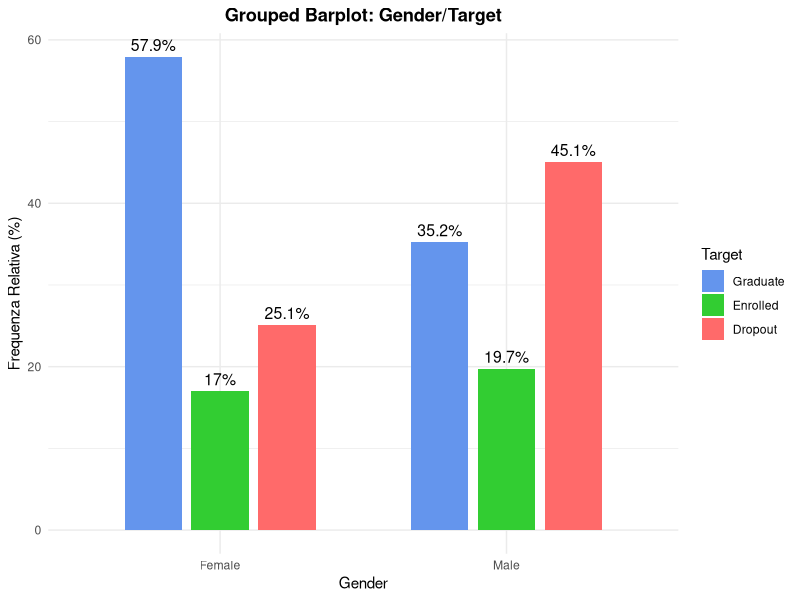
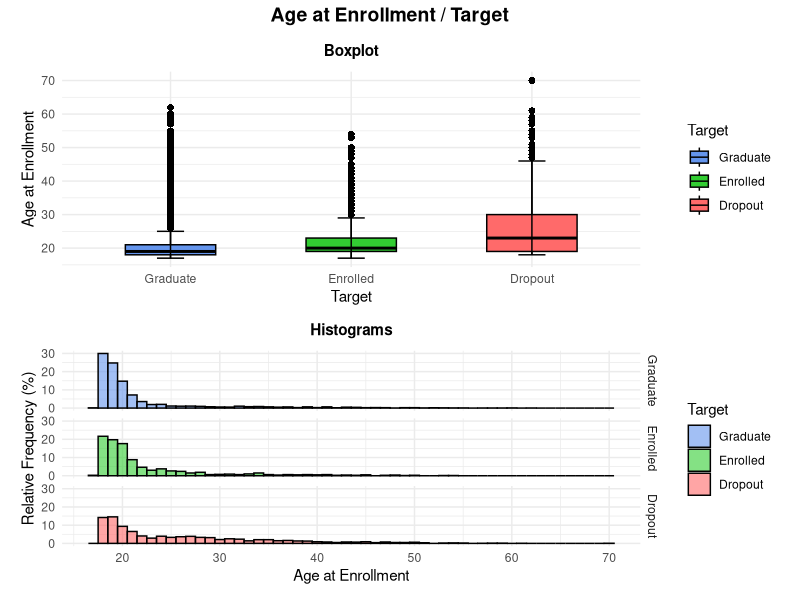
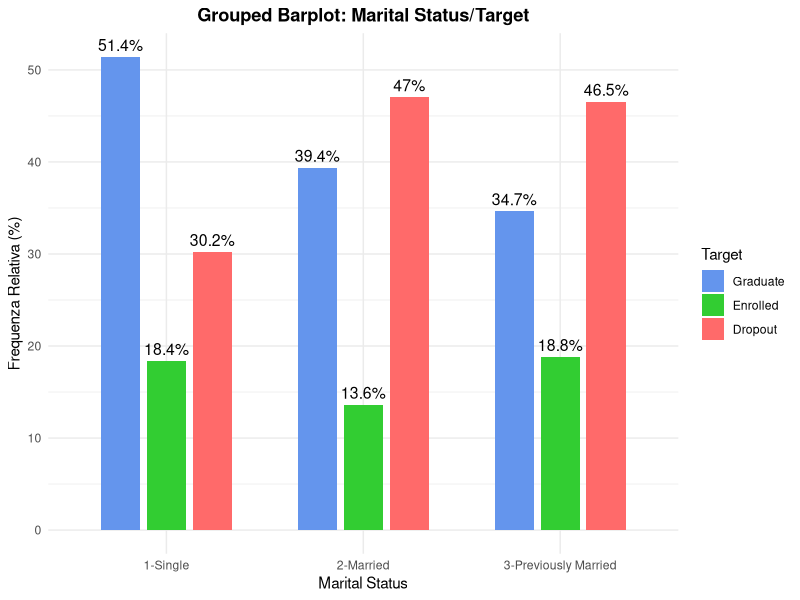

The R source for these figures, in order: (Note: this script raises an error after producing the figures.)
## ---- chunk 1
######### GENDER ############
# Librerie
library(ggplot2)
library(dplyr)
library(here)

# Caricamento Dataset
data <- read.csv(here("dataset/dataMod.csv"), sep = ",", header = TRUE, check.names = FALSE)

# Sostituzione dei valori numerici con le etichette corrispondenti
data$Gender <- factor(data$Gender, 
                      levels = c(0, 1), 
                      labels = c("Female", "Male"))

data$Target <- factor(data$Target, 
                      levels = c("Graduate", "Enrolled", "Dropout"), 
                      labels = c("Graduate", "Enrolled", "Dropout"))

# Calcolo delle frequenze relative per ciascun gruppo Gender
freq_gender <- data %>%
  group_by(Gender, Target) %>%
  summarise(Count = n(), .groups = "drop") %>%
  group_by(Gender) %>%
  mutate(Perc = Count / sum(Count) * 100)

color_palette <- c("Graduate" = "#6495ED", "Enrolled" = "#32CD32", "Dropout" = "#FF6A6A")

# Grouped Barplot
p <- ggplot(freq_gender, aes(x = Gender, y = Perc, fill = Target)) +
  geom_bar(stat = "identity", position = position_dodge(width = 0.7), width = 0.6) +
  scale_fill_manual(values = color_palette) +  
  labs(title = "Grouped Barplot: Gender/Target", 
       x = "Gender", 
       y = "Frequenza Relativa (%)", 
       fill = "Target") +
  theme_minimal() +
  geom_text(aes(label = paste0(round(Perc, 1), "%")), 
            position = position_dodge(width = 0.7), 
            vjust = -0.5, 
            size = 4) +
  theme(plot.title = element_text(hjust = 0.5, face = "bold"))

# Salvataggio del grafico in PDF
ggsave("Grafici/Grouped_Barplot_Gender_Target.pdf", plot = p, width = 10, height = 6)



## ---- chunk 2
############ AGE AT ENROLLMENT ##############
# Caricamento Dataset
library(here)
data <- read.csv(here("dataset/dataMod.csv"), sep = ",", header = TRUE, check.names = FALSE)

# Librerie
library(ggplot2)
library(dplyr)
library(patchwork)

# Conversione della variabile numerica in un formato adatto per il boxplot
data$Target <- factor(data$Target, 
                      levels = c("Graduate", "Enrolled", "Dropout"), 
                      labels = c("Graduate", "Enrolled", "Dropout"))

# Boxplot
box_plot <- ggplot(data, aes(x = Target, y = Age_at_enrollment, fill = Target)) +
  geom_boxplot(outlier.shape = 16, outlier.size = 2, notch = FALSE, width = 0.5, color = "black") +
  stat_boxplot(geom = "errorbar", width = 0.15, color = "black") +
  scale_fill_manual(values = c("Graduate" = "#6495ED", "Enrolled" = "#32CD32", "Dropout" = "#FF6A6A")) +  
  labs(subtitle = "Boxplot", 
       x = "Target", 
       y = "Age at Enrollment", 
       fill = "Target") +
  theme_minimal() +
  theme(plot.subtitle = element_text(hjust = 0.5, face = "bold", vjust = 2),
        plot.margin = margin(10, 10, 10, 10))

# Istogramma
hist_plot <- ggplot(data, aes(x = Age_at_enrollment, fill = Target)) +
  geom_histogram(aes(y = (..count..) / tapply(..count.., ..PANEL.., sum)[..PANEL..] * 100),
                 binwidth = 1, color = "black", position = "identity", alpha = 0.6) +
  facet_grid(Target ~ .) +
  scale_fill_manual(values = c("Graduate" = "#6495ED", "Enrolled" = "#32CD32", "Dropout" = "#FF6A6A")) +  
  labs(subtitle = "Histograms", x = "Age at Enrollment", y = "Relative Frequency (%)") +
  theme_minimal() +
  theme(plot.subtitle = element_text(hjust = 0.5, face = "bold", vjust = 2))

# Combinazione dei grafici
combined_plot <- (box_plot / hist_plot) +
  plot_annotation(title = "Age at Enrollment / Target") &
  theme(plot.title = element_text(hjust = 0.48, face = "bold", size = 14))

# Salvataggio del grafico in PDF
ggsave("Grafici/Combined_Boxplot_Histograms_Age_at_Enrollment.pdf", plot = combined_plot, width = 16, height = 12)

## ---- chunk 3
######### MARITAL STATUS #########

# Librerie
library(ggplot2)
library(dplyr)
library(here)

# Caricamento Dataset
data <- read.csv(here("dataset/dataMod.csv"), sep = ",", header = TRUE, check.names = FALSE)

# Mappatura delle categorie originali di Marital Status
data$Marital_status <- factor(data$Marital_status, 
                              levels = c(1, 2, 3, 4, 5, 6), 
                              labels = c("1-Single", "2-Married", "3-Widower", 
                                         "4-Divorced", "5-Facto Union", "6-Legally Separated"))

# Creazione della variabile accorpata con livelli numerati
data$Marital_status_grouped <- recode(data$Marital_status,
                                      "1-Single" = "1-Single",
                                      "2-Married" = "2-Married",
                                      "5-Facto Union" = "2-Married",
                                      "3-Widower" = "3-Previously Married",
                                      "4-Divorced" = "3-Previously Married",
                                      "6-Legally Separated" = "3-Previously Married")

# Convertire in fattore con ordine predefinito
data$Marital_status_grouped <- factor(data$Marital_status_grouped, 
                                      levels = c("1-Single", "2-Married", "3-Previously Married"))

# Mappatura della variabile Target
data$Target <- factor(data$Target, 
                      levels = c("Graduate", "Enrolled", "Dropout"), 
                      labels = c("Graduate", "Enrolled", "Dropout"))

# Calcolo delle frequenze relative per ciascun gruppo di Marital Status accorpato
freq_marital <- data %>%
  group_by(Marital_status_grouped, Target) %>%
  summarise(Count = n(), .groups = "drop") %>%
  group_by(Marital_status_grouped) %>%
  mutate(Perc = Count / sum(Count) * 100)

color_palette <- c("Graduate" = "#6495ED", "Enrolled" = "#32CD32", "Dropout" = "#FF6A6A")

# Grouped Barplot
p <- ggplot(freq_marital, aes(x = Marital_status_grouped, y = Perc, fill = Target)) +
  geom_bar(stat = "identity", position = position_dodge(width = 0.7), width = 0.6) +
  scale_fill_manual(values = color_palette) +  
  labs(title = "Grouped Barplot: Marital Status/Target", 
       x = "Marital Status", 
       y = "Frequenza Relativa (%)", 
       fill = "Target") +
  theme_minimal() +
  geom_text(aes(label = paste0(round(Perc, 1), "%")), 
            position = position_dodge(width = 0.7), 
            vjust = -0.5, 
            size = 4) +
  theme(plot.title = element_text(hjust = 0.5, face = "bold"))

# Salvataggio del grafico in PDF
ggsave("Grafici/Grouped_Barplot_MaritalStatus_Target.pdf", plot = p, width = 10, height = 6)

## ---- chunk 4
############### NATIONALITY ###############

# Librerie
library(ggplot2)
library(dplyr)
library(here)

# Caricamento Dataset
data <- read.csv(here("dataset/dataMod.csv"), sep = ",", header = TRUE, check.names = FALSE)

# Creazione della variabile accorpata con due categorie: Portuguese vs Other Nationality
data$Nationality_grouped <- recode(data$Nationality,
                                   "1" = "1-Portuguese", 
                                   .default = "2-Other Nationality") # Tutte le altre nazionalità vengono accorpate

# Convertire in fattore con ordine predefinito
data$Nationality_grouped <- factor(data$Nationality_grouped, 
                                   levels = c("1-Portuguese", "2-Other Nationality"))

# Mappatura della variabile Target
data$Target <- factor(data$Target, 
                      levels = c("Graduate", "Enrolled", "Dropout"), 
                      labels = c("Graduate", "Enrolled", "Dropout"))

# Calcolo delle frequenze relative per ciascun gruppo di Nationality accorpato
freq_nationality <- data %>%
  group_by(Nationality_grouped, Target) %>%
  summarise(Count = n(), .groups = "drop") %>%
  group_by(Nationality_grouped) %>%
  mutate(Perc = Count / sum(Count) * 100)

color_palette <- c("Graduate" = "#6495ED", "Enrolled" = "#32CD32", "Dropout" = "#FF6A6A")

# Creazione del grouped barplot
p <- ggplot(freq_nationality, aes(x = Nationality_grouped, y = Perc, fill = Target)) +
  geom_bar(stat = "identity", position = position_dodge(width = 0.7), width = 0.6) +
  scale_fill_manual(values = color_palette) +  
  labs(title = "Grouped Barplot: Nationality/Target", 
       x = "Nationality", 
       y = "Frequenza Relativa (%)", 
       fill = "Target") +
  theme_minimal() +
  geom_text(aes(label = paste0(round(Perc, 1), "%")), 
            position = position_dodge(width = 0.7), 
            vjust = -0.5, 
            size = 4) +
  theme(plot.title = element_text(hjust = 0.5, face = "bold"))

# Salvataggio del grafico in PDF
ggsave("Grafici/Grouped_Barplot_Nationality_Target.pdf", plot = p, width = 10, height = 6)

## ---- chunk 5
###### Age At Enrollment VS Marital Status ########

# Librerie
library(ggplot2)
library(dplyr)
library(here)

# Caricamento Dataset Aggregato
data_aggregated <- read.csv(here("dataset/data_aggregated.csv"), sep = ",", header = TRUE, check.names = FALSE)

data_aggregated$Marital_status <- factor(data_aggregated$Marital_status, 
                                         levels = c(1, 2, 3), 
                                         labels = c("Single", "Married", "Previously Married"))

color_palette <- c("Single" = "#1f77b4",    
                   "Married" = "#ff7f0e",  
                   "Previously Married" = "#2ca02c")  

# Creazione del boxplot 
box_plot <- ggplot(data_aggregated, aes(x = Marital_status, y = Age_at_enrollment, fill = Marital_status)) +
  geom_boxplot(outlier.shape = 16, outlier.size = 2, notch = FALSE, width = 0.5, color = "black") +  
  stat_boxplot(geom = "errorbar", width = 0.15, color = "black") +
  scale_fill_manual(values = color_palette) +  
  labs(subtitle = "Boxplot: Marital Status / Age At Enrollment", 
       x = "Marital Status", 
       y = "Age at Enrollment", 
       fill = "Marital Status") +
  theme_minimal() +
  theme(plot.subtitle = element_text(hjust = 0.5, face = "bold", vjust = 2),
        plot.margin = margin(10, 10, 10, 10))

print(box_plot)

# Salvataggio del grafico in PDF
ggsave("Grafici/Boxplot_MaritalStatus_AgeAtEnrollment.pdf", plot = box_plot, width = 10, height = 6)



